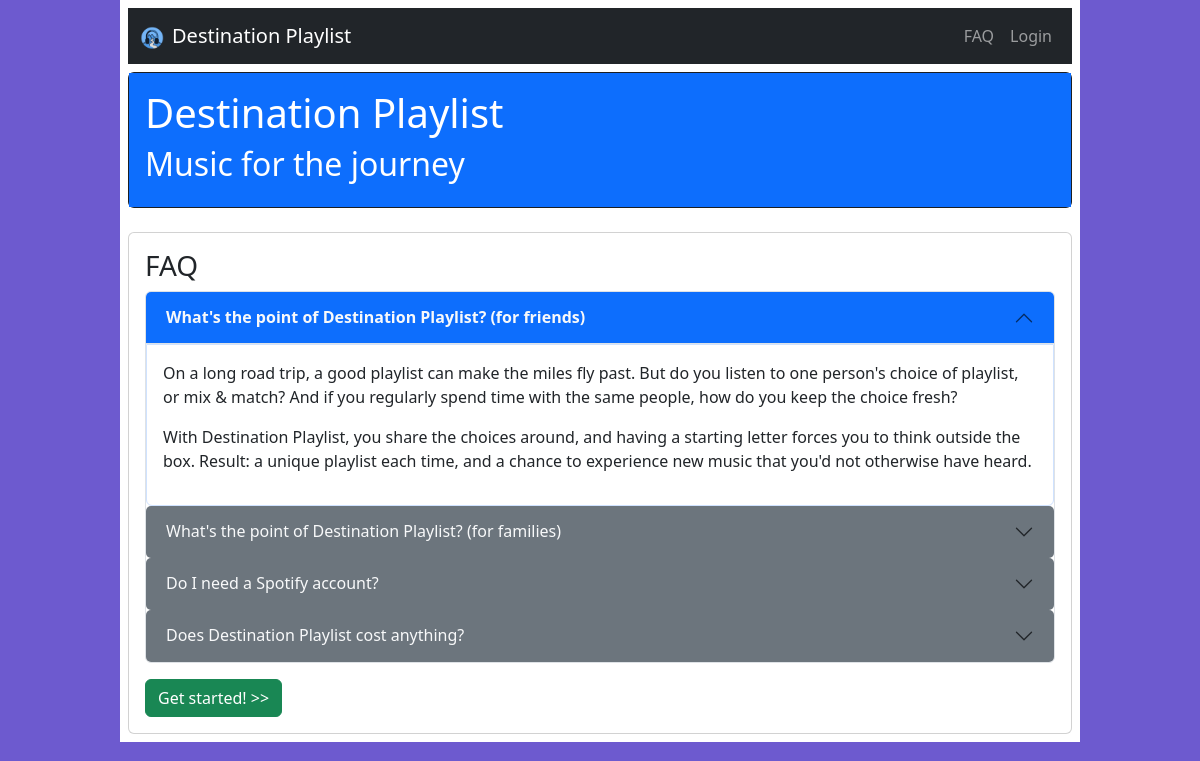
The app's page /dp/faq, older data.
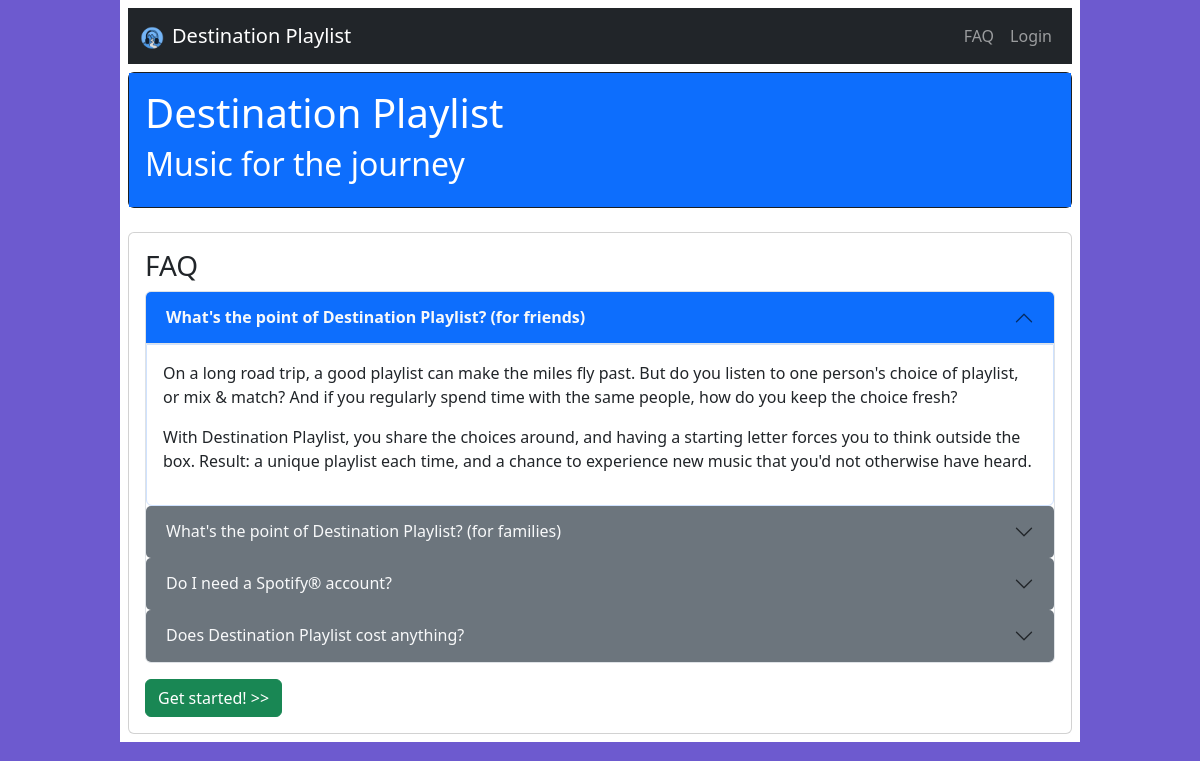
The same page, newer data.
### tables this page shows
CREATE TABLE faqs (
  `id` int(10) unsigned NOT NULL AUTO_INCREMENT,
  `question` varchar(200) NOT NULL,
  `answer`   varchar(4000) NOT NULL,
  `rank` int(11) NOT NULL DEFAULT 0,
  `created` datetime DEFAULT NULL,
  `modified` datetime DEFAULT NULL,
  PRIMARY KEY (`id`),
  KEY `ListIndex` (`rank`,`id`)
);

### class/Config.php (called while the page is built, shortened)
<?php
class Config {
    private static $__config = [];
    private static function retrieveSecrets() {
        $config = [];
        self::$__config += $config;
    }
    private static function retrieveLocalConfig() {
        $config = [];
        self::$__config += $config;
    }
    public static function init() {
        self::$__config['pageinfo'] = [];
        self::$__config['pageinfo']['index'] = new PageInfo(PageInfo::AUTH_EARLY, '/dp/intro');
        self::$__config['pageinfo']['dp_intro'] = new PageInfo(PageInfo::AUTH_NEVER, false);
        self::$__config['pageinfo']['dp_faq'] = new PageInfo(PageInfo::AUTH_NEVER, false);
        self::$__config['pageinfo']['account_request'] = new PageInfo(PageInfo::AUTH_NEVER, false);
    }
    public static function get() {
        return self::$__config;
    }
}

### class/PageInfo.php (called while the page is built, shortened)
<?php
class PageInfo {
    public static function get($stub) : PageInfo {
        $config = Config::get();
        if (array_key_exists($stub, $config['pageinfo'])) {
            $pageinfo = $config['pageinfo'][$stub];
            return $pageinfo;
        } else {
            return new PageInfo();
        }
    }
}

### class/Model.php (called while the page is built, shortened)
<?php
class Model {
    static string $tableName;
    public static function getDefaultOrderBy() : string {
        $calledClass = get_called_class();
        $soughtProperty = 'defaultOrderBy';
        if(property_exists($calledClass,$soughtProperty)) {
            $fields = $calledClass::$$soughtProperty;
            if (is_array($fields)) {
                $parsedFields = [];
                foreach ($fields as $f) {
                    if (is_array($f)) {
                        if ((strtolower($f[1])=='asc')||(strtolower($f[1])=='desc')) {
                            $parsedFields[] = "`{$f[0]}` {$f[1]}";
                        } else {
                            throw new Exception("Field order must be ASC or DESC: '{$f[0]}' supplied.");
                        }
                    } else {
                        $parsedFields[] = "`{$f}`";
                    }
                }
                return ' ORDER BY '.implode(',',$parsedFields).' ';
            } else {
                if (empty($fields)) { return ''; }
                return "`{$fields}`";
            }
        }
        return '';
    }
    public static function getAll() : array {
        $pdo = db::getPDO();
        $sql = "SELECT * FROM `".static::$tableName."`"
                .static::getDefaultOrderBy();
        $query = $pdo->query($sql);
        $query->setFetchMode(PDO::FETCH_CLASS, static::class);
        $results = $query->fetchAll();
        return $results;
    }
}

### pages/dp_faq.php (the view, shortened to what this page needs)
<?php
if (!isset($error_messages)) { $error_messages = []; }
?>
<?php
$config = Config::get();
$faqs = FAQ::getAll();
?>
<div class='card text-bg-dark'>
    <div class='card-body bg-primary'>
        <h1 class='card-title'>Destination Playlist</h1>
        <h2 class='card-title'>Music for the journey</h2>
    </div>
</div>
<br />
<div class='card'>
    <div class='card-body'>
        <h3 class='card-title'>FAQ</h3>
        <div class="mb-3 accordion" id="faqAccordion">
            <div class="accordion-item">
<?php
foreach ($faqs as $faq) {
    $question = $faq->question;
    $answer = $faq->answer;
    $i = $faq->id;
?>
                <h2 class="accordion-header">
                    <button class="accordion-button <?= (($i==1)?'':'collapsed') ?>" type="button" data-bs-toggle="collapse" data-bs-target="#collapseFAQ<?= $i ?>" aria-expanded="<?= (($i==1)?'true':'false') ?>" aria-controls="collapseFAQ<?= $i ?>">
                        <?= $question ?>
                    </button>
                </h2>
                <div class="accordion-collapse collapse <?= (($i==1)?'show':'') ?>" data-bs-parent="#faqAccordion" id="collapseFAQ<?= $i ?>">
                    <?= $answer ?>
                </div>
<?php
}
?>
            </div>
        </div>
        <a href="<?= $config['root_path'] ?>/" class="btn btn-md btn-success" id='btn-assign-letters'>Get started! &gt;&gt;</a>
    </div>
</div>

### index.php (shortened to what this page needs)
<?php
require_once('autoload.php');
if(isset($_GET['params'])) {
    $page_parts = explode('/', $_GET['params']);
} else {
    $page_parts = [];
}
if (count($page_parts)==0 || (empty($page_parts[0]))) {
    $stub = 'index';
} elseif (count($page_parts)==1) {
    $page_parts[] = 'index';
    $stub = "{$page_parts[0]}_{$page_parts[1]}";
} elseif (count($page_parts)>=2) {
    $stub = "{$page_parts[0]}_{$page_parts[1]}";
}
$pageinfo = PageInfo::get($stub);
$page = "pages/{$stub}.php";
?>
<!DOCTYPE html>
<html lang="en">
<head>
    <link href="https://cdn.jsdelivr.net/npm/bootstrap@5.3.1/dist/css/bootstrap.min.css" rel="stylesheet">
    <link href="<?= $config['root_path'] ?>/css/app.css" rel="stylesheet">
</head>
<body>
<?php
if (!@include_once('inc/header.php')) {
    if (!@include_once('../inc/header.php')) {
        if (!@include_once('../../inc/header.php')) {
            require_once('../../../inc/header.php');
        }
    }
}
if (!@include_once($page)) {
    http_response_code(404);
    echo "<h1>You’ve Lost That Lovin’ Feelin’...</h1>\n";
    echo "<h2>Or, more accurately, you've clicked a wrong link.</h2>\n";
    echo "<p>Look, it's most likely our fault - sorry. Or you've mistyped something. Who knows?</p>\n";
    echo "<p class='text-body-secondary'><small>{$page}</small></p>\n";
    ob_end_flush();
    die();
} else {
    if ($pageinfo->authSetting == PageInfo::AUTH_LATE) {
        require_once('inc/login_check.php');
    }
    ob_end_flush();
}
?>
</body>
</html>

### inc/header.php (shortened to what this page needs)
<nav class="navbar navbar-dark navbar-expand-lg bg-dark mb-2">
  <div class="container-fluid">
    <a class="navbar-brand" alt="logo" class="d-inline-block align-text-top" href="<?= $config['root_path']; ?>"><img src="<?= $config['root_path'] ?>/img/dp-logo.png" height="24"><span class="d-none d-md-inline p-2">Destination Playlist</span></a>
<?php
    if (empty($_SESSION['USER'])) {
?>
            <div class="collapse navbar-collapse justify-content-end" id="navbarUserMenu">
                <ul class="navbar-nav ml-auto mb-2 mb-lg-0" text-right pull-right>
                    <li class="nav-item dropdown">
                      <a class="nav-link" href="<?= $config['root_path'] ?>/dp/faq">FAQ</a>
                    </li>
                    <li class="nav-item dropdown">
                        <a class="nav-link" href="<?= $config['root_path'] ?>/login.php" role="button">Login</a>
                    </li>
                </ul>
            </div>
<?php
    }
?>
    </div>
</nav>

### css/app.css (style rules this page uses)
html { background-color: #6D5ACF; }
body { max-width: 960px; margin: auto; background-color: #fff; color: #000; padding: 0.5em; }
.accordion-button.collapsed { font-weight: normal; color: var(--bs-light); background-color: var(--bs-secondary); }
.accordion-button:not(.collapsed) { font-weight: bold; color: var(--bs-light); background-color: var(--bs-primary); }
div.accordion-collapse.show { border-color: var(--bs-accordion-active-bg); border-width: 1px; border-style: solid; padding: 1em; }

Row changes from the older to the newer data that the page shows:
changed faqs: question "Do I need a Spotify account?" → "Do I need a Spotify® account?"
